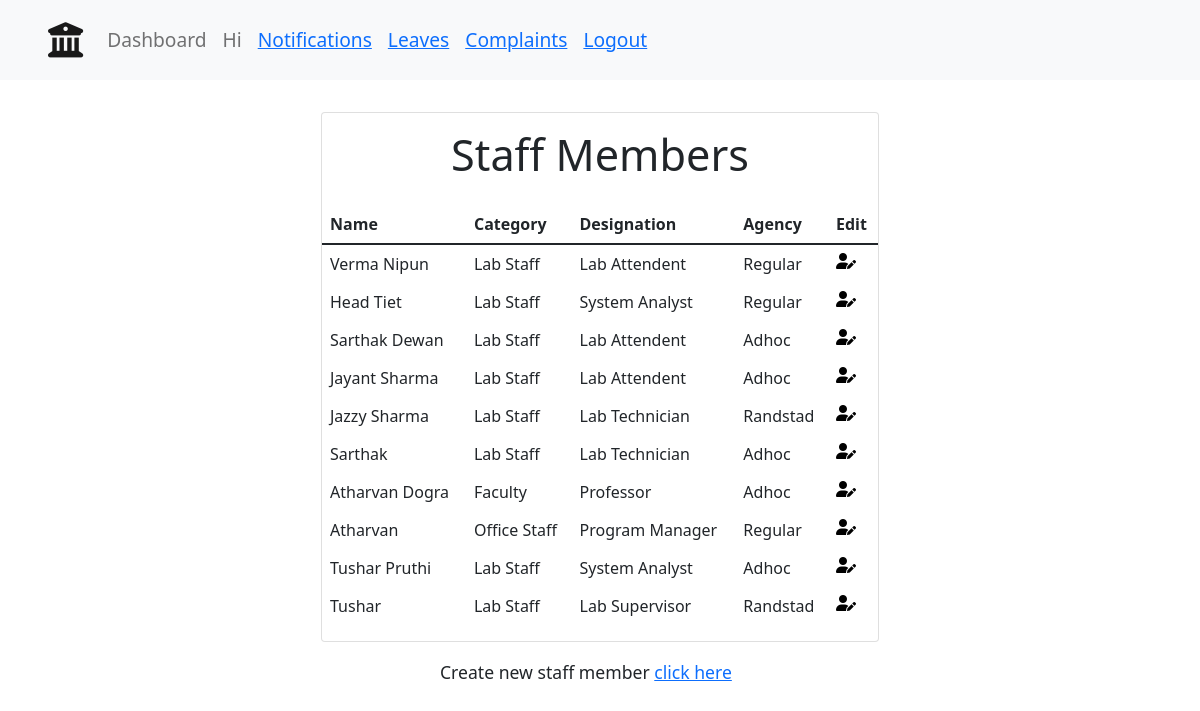
The app's page /admin-dashboard/staff-members-list/ (signed in), older data.
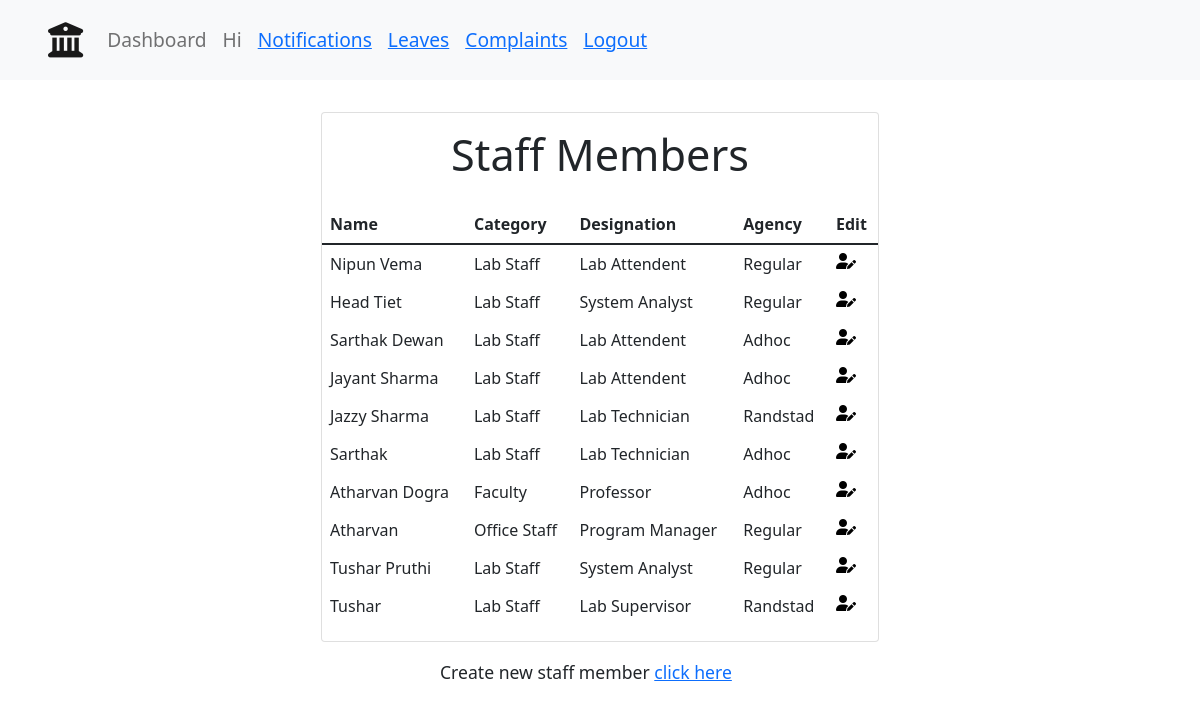
The same page, newer data.
### main/models.py (models this page shows, shortened)
class Staff(models.Model):
    name=models.CharField(max_length=100)
    mobile_number=models.IntegerField()
    email=models.EmailField()
    category=models.ForeignKey('Category',on_delete=CASCADE)
    designation=models.ForeignKey('Designation',on_delete=CASCADE)
    agency = models.ForeignKey('Agency',on_delete=CASCADE)

class Agency(models.Model):
    agency = models.CharField(max_length = 200)

class Category(models.Model):               # faculty, lab staff, office staff, student
    category =models.CharField(max_length=400)

class Designation(models.Model):
    category=models.ForeignKey("Category",on_delete = CASCADE)
    designation =models.CharField(max_length=400)

### main/views.py (the view)
# urls.py: path('admin-dashboard/staff-members-list/', views.adminStaff, name='adminStaff'),
def adminStaff(request):
	if request.user.is_staff:
		staffs = Staff.objects.all()
		return render(request, "admin/adminStaffs.html", {"staffs":staffs})
	else:
		return render(request, "pagenotfound.html")

### templates/admin/adminStaffs.html (shortened to what this page needs)
{% extends 'base.html' %}
{% load static %}
{% block body %}
{% include 'navbar.html' with staff=staff%}
<div class="container">
    <div class="card custom-card-list">
    <h2>Staff Members</h2>
    <table class="table">
        <thead class="thead-dark">
            <tr>
                <th>Name</th>
                <th>Category</th>
                <th>Designation</th>
                <th>Agency</th>
                <th>Edit</th>
            </tr>
        </thead>
        <tbody>
                {% for staff in staffs %}
                <tr>
                    <td>{{staff.name}}</td>
                    <td>{{staff.category.category}}</td>
                    <td>{{staff.designation.designation}}</td>
                    <td>{{staff.agency.agency}}</td>
                    <td><a href=" {% url 'main:editProfile' pk=staff.id  %} " style="color: black; text-decoration: underline;"><i class="fas fa-user-edit"></i></a></td>
                </tr>
                {% endfor %}
        </tbody>
    </table>
    </div>
    </div>
    <div class="new-user-form">
        <h6>Create new staff member <a href="#">click here</a></h6>
    </div>
{% endblock body %}

Row changes from the older to the newer data that the page shows:
changed Staff: name "Verma Nipun" → "Nipun Vema"
changed Staff "Tushar Pruthi": agency.agency "Adhoc" → "Regular"
